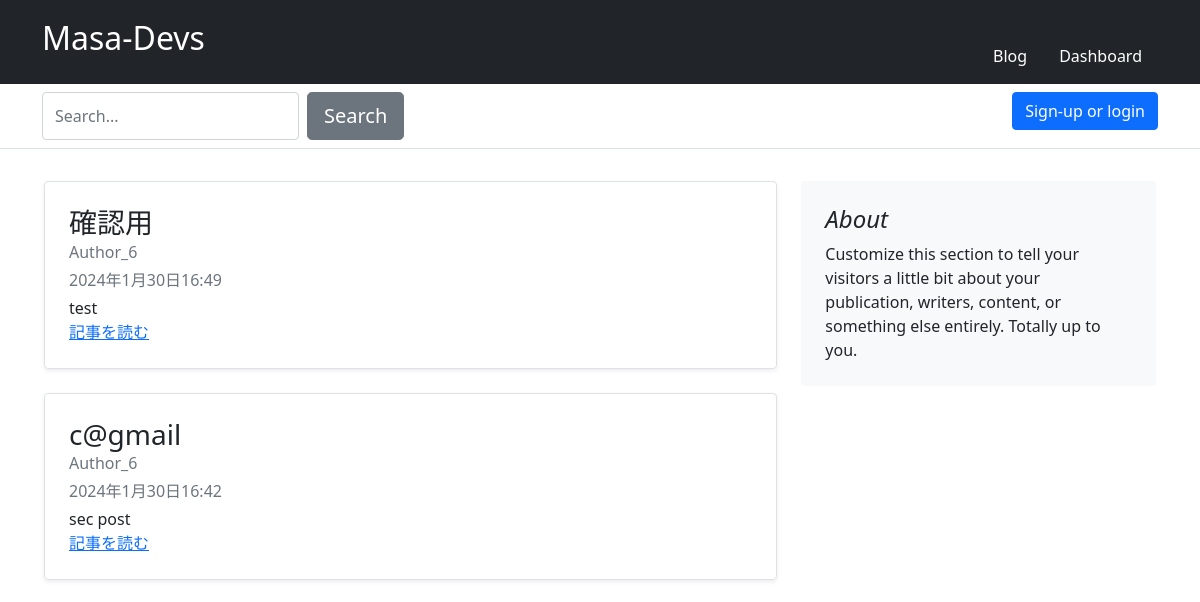
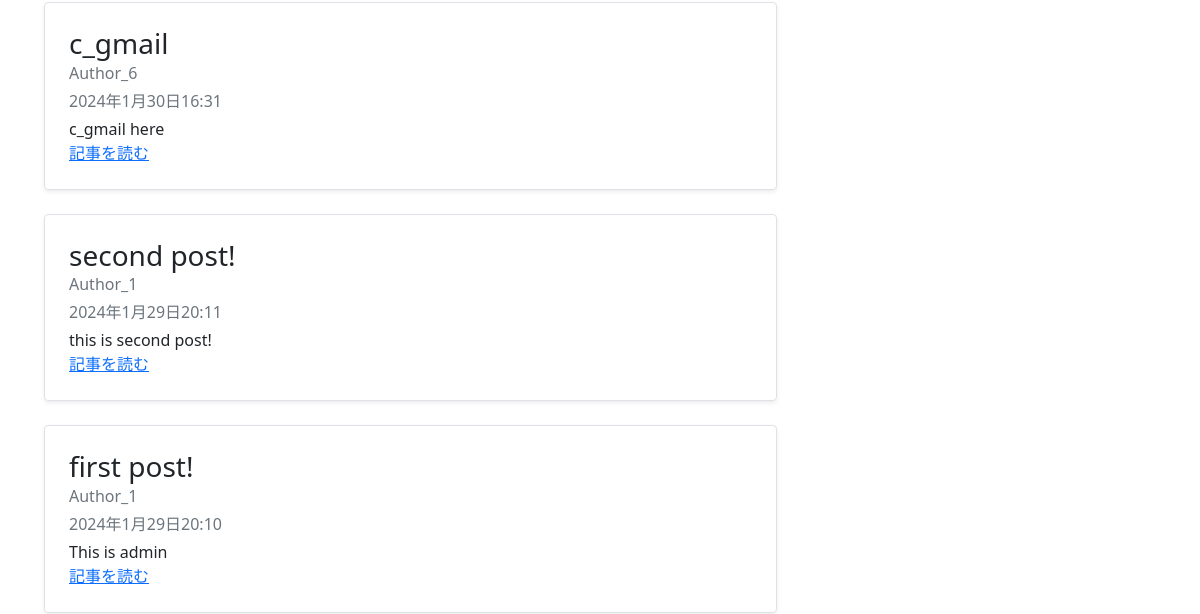
/blog/ (upper part), run on an earlier commit of the app's database (2 pictures, top to bottom).
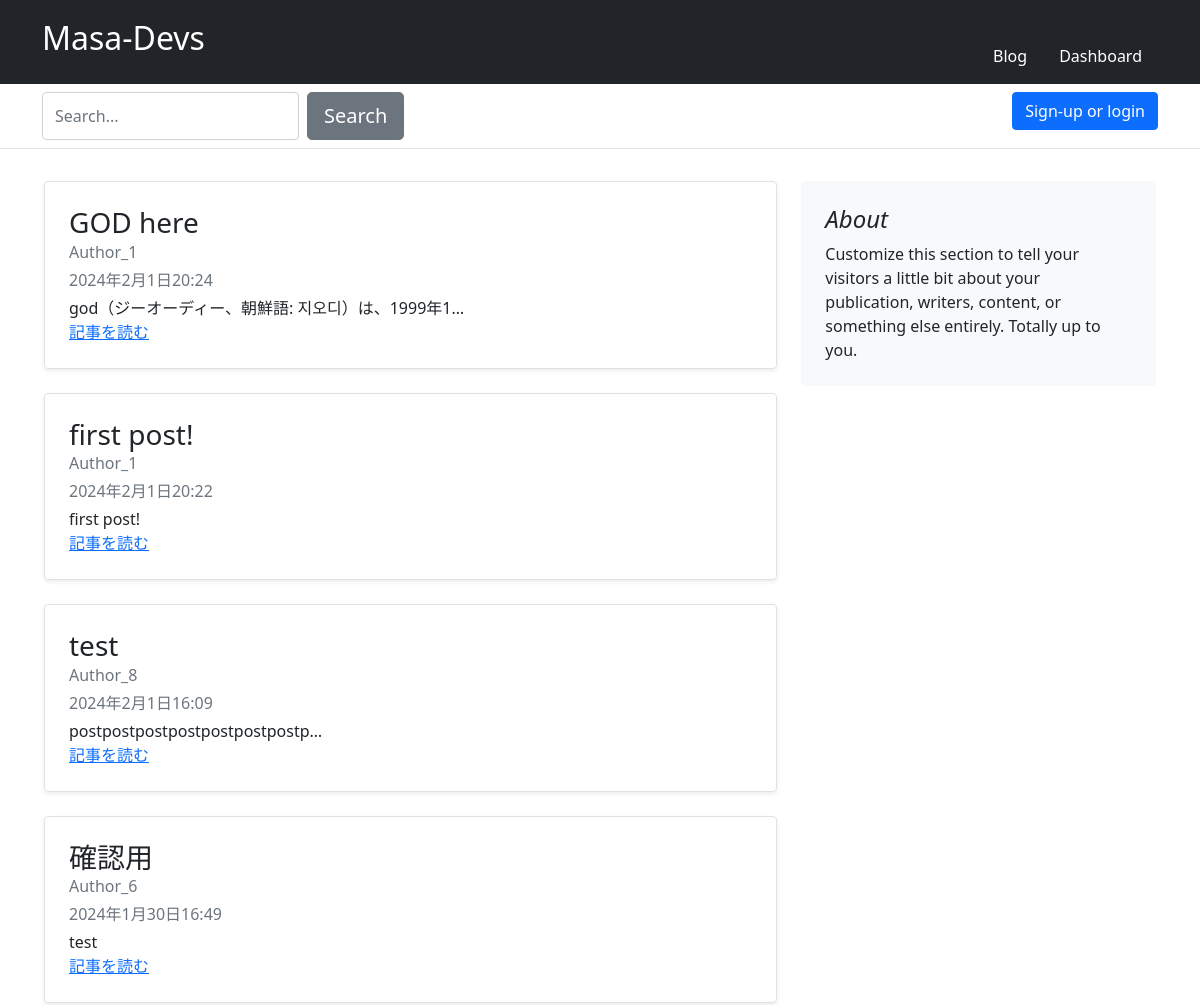
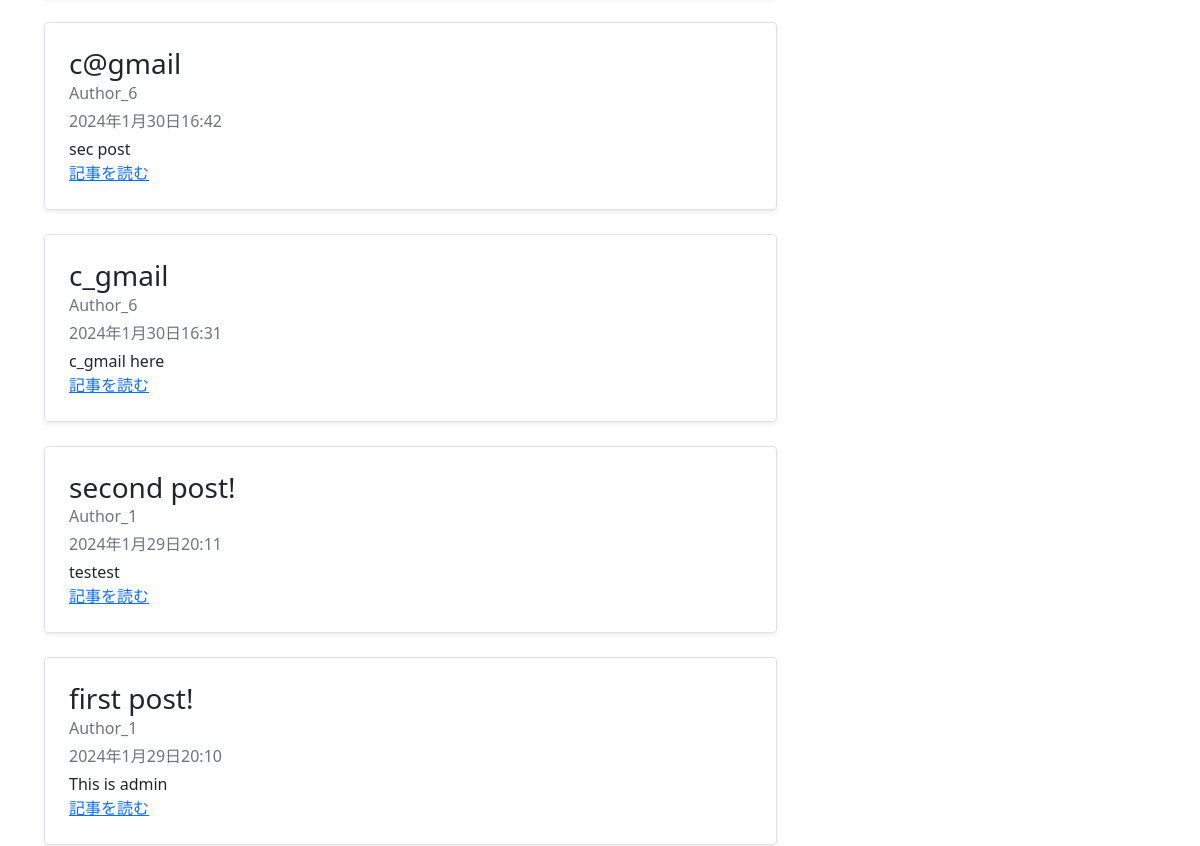
And on a later commit of the database (2 pictures, top to bottom).
### blog/models.py (models this page shows, shortened)
class Article(models.Model):
  author = models.ForeignKey(User, on_delete=models.CASCADE)
  title = models.CharField(max_length=30)
  body = models.TextField()
  created_at = models.DateTimeField(default=timezone.now)
  updated_at = models.DateTimeField(default=timezone.now)

### signup/models.py (models this page shows, shortened)
class User(AbstractBaseUser, PermissionsMixin):
  email = models.EmailField(max_length=225, unique=True)
  created_at = models.DateTimeField(default=timezone.now)
  updated_at = models.DateTimeField(default=timezone.now)
  is_staff = models.BooleanField(default=False)
  is_active = models.BooleanField(default=True) #メール認証
  objects = UserManager()
  USERNAME_FIELD = "email"
  REQUIRED_FIELDS = []

### blog/views.py (the view)
# urls.py: path('', views.article_view, name="article"),
def article_view(request):
  if request.method == "GET":
    articles = Article.objects.all().order_by("-created_at")
  else:
    search_text = request.POST['search']
    articles = Article.objects.filter(
      title__contains=search_text
    ).order_by("-created_at")
  context = {"articles":articles}
  return render(request, "blog/article.html", context)

### blog/templates/blog/article.html (shortened to what this page needs)
{% extends "base.html" %}
{% block content %}
<div class="row" style="margin: 2em;">
  <div class="col-md-8 col-xs-1">
    {% for article in articles %}
      <div class="row g-0 border rounded overflow-hidden flex-md-row mb-4 shadow-sm h-md-250 position-relative">
        <div class="col p-4 d-flex flex-column position-static">
          <h3 class="mb-0">{{ article.title }}</h3>
          <div class="mb-1 text-muted">Author_{{ article.author.pk }}</div>
          <div class="mb-1 text-muted">{{ article.created_at }}</div>
          <p class="card-text mb-auto">{{ article.body|truncatechars:30}}</p>
          {% if not admin %}
            <a href="{% url 'blog:detail' article.pk %}" class="stretched-link">記事を読む</a>
          {% endif %}
        </div>
      </div>
    {% endfor %}
  </div>
  <div class="col-md-4 col-xs-1">
    <div class="p-4 mb-3 bg-light rounded">
      <h4 class="fst-italic">About</h4>
      <p class="mb-0">Customize this section to tell your visitors a little bit about your publication, writers, content, or something else entirely. Totally up to you.</p>
    </div>
  </div>
</div>
{% endblock %}

### templates/base.html (shortened to what this page needs)
<!DOCTYPE html>
<html lang="ja">
<head>
  <link href="https://cdn.jsdelivr.net/npm/bootstrap@5.0.2/dist/css/bootstrap.min.css" rel="stylesheet">
</head>
<body>
  <header>
    <div class="px-3 py-2 bg-dark text-white">
      <div class="container">
        <div class="d-flex flex-wrap align-items-center justify-content-center justify-content-lg-start">
          <a href="{% url 'blog:article' %}" class="d-flex align-items-center my-2 my-lg-0 me-lg-auto text-white text-decoration-none">
            <h2>Masa-Devs</h2>
          </a>
          <ul class="nav col-12 col-lg-auto my-2 justify-content-center my-md-0 text-small">
            <li>
              <a href="{% url 'blog:article' %}" class="nav-link text-white ">
                <svg class="bi d-block mx-auto mb-1" width="24" height="24"><use xlink:href="#home"/></svg>
                Blog
              </a>
            </li>
            <li>
              <a href="#" class="nav-link text-white">
                <svg class="bi d-block mx-auto mb-1" width="24" height="24"><use xlink:href="#speedometer2"/></svg>
                Dashboard
              </a>
            </li>
          </ul>
        </div>
      </div>
    </div>
    <div class="px-3 py-2 border-bottom mb-3">
      <div class="container d-flex flex-wrap justify-content-center">
        <form action="{% url 'blog:article' %}" method="POST" class="col-12 col-lg-auto mb-2 mb-lg-0 me-lg-auto d-flex">
          <input name="search" type="search" class="form-control" placeholder="Search..." aria-label="Search">
          <button class="btn btn-lg btn-secondary ms-2" type="submit">Search</button>
        </form>
        {% if not user.is_authenticated %}
          <div class="text-end">
            <a href="{% url 'signup:index' %}" class="btn btn-primary">Sign-up or login</a>
          </div>
        {% endif %}
      </div>
    </div>
  </header>
  {% block content %}{% endblock %}
</body>
</html>

What changed in the data, as far as the page shows it:
added Article: title "GOD here", author.pk "1", created_at "2024年2月1日20:24", body "god（ジーオーディー、朝鮮語: 지오디）は、1999年1…"
added Article: title "first post!", author.pk "1", created_at "2024年2月1日20:22", body "first post!"
added Article: title "test", author.pk "8", created_at "2024年2月1日16:09", body "postpostpostpostpostpostpostp…"
changed Article "second post!": body "this is second post!" → "testest"
